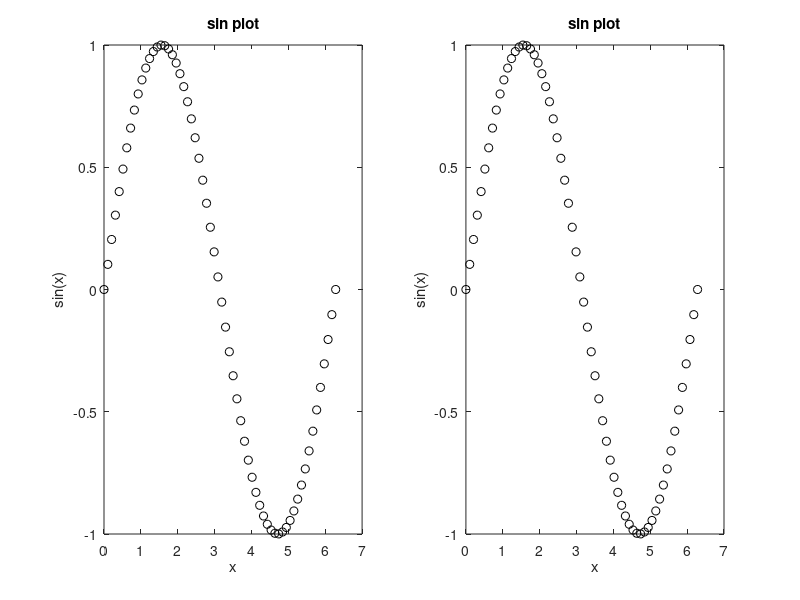

Source code (MATLAB):
function subplotex
    for loop = 1:2
        x = linspace(0, 2 *pi, 20 * pi);
        y = sin(x);
        subplot(1,2,loop)
        plot(x, y, 'ko')
        xlabel('x')
        ylabel('sin(x)')
        title('sin plot')
    end % for
end % function